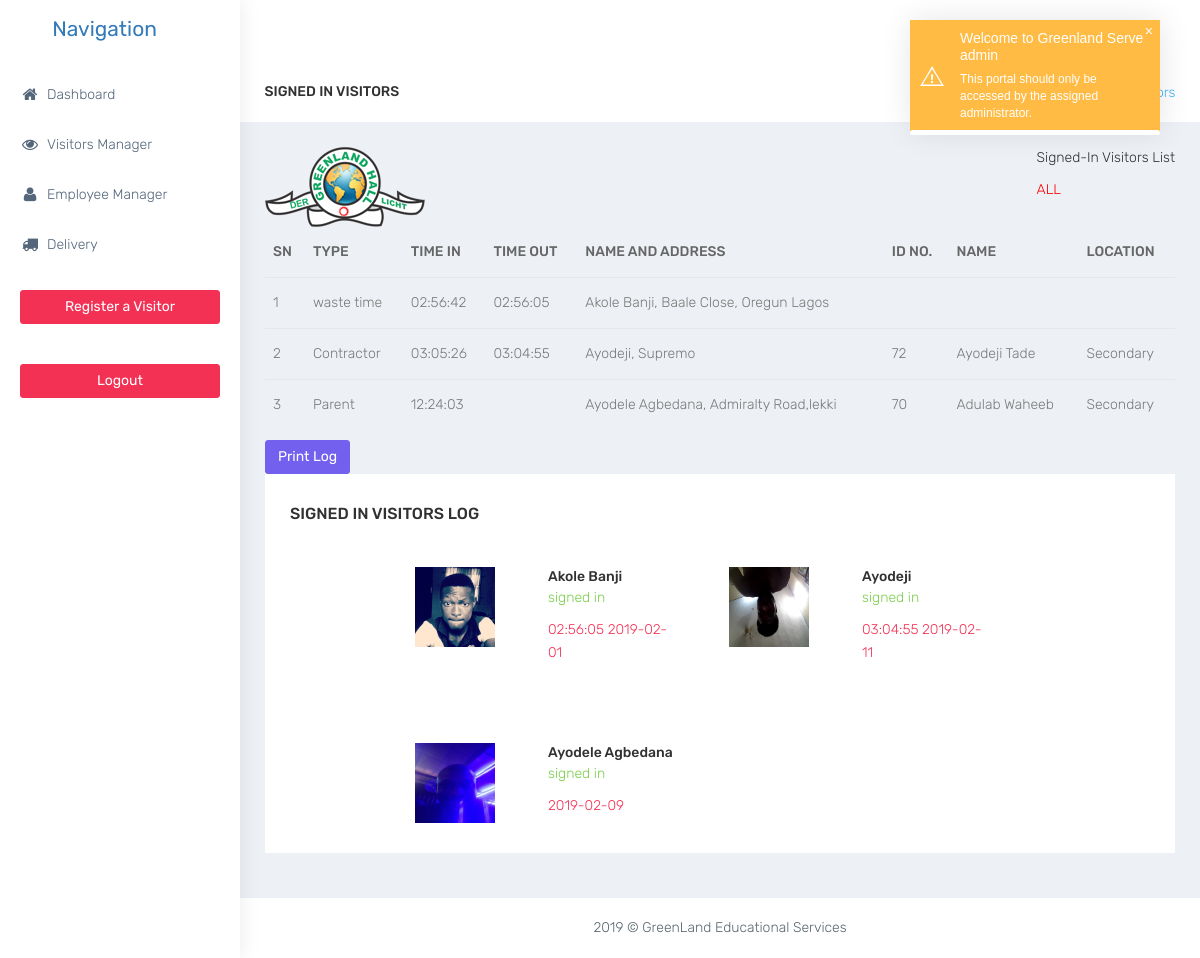
Page /admin/signedin.php (signed in) on the committed database.
### tables this page shows
CREATE TABLE `visitors` (
  `id` int(10) UNSIGNED NOT NULL,
  `name` varchar(225) DEFAULT NULL,
  `email` varchar(225) DEFAULT NULL,
  `company` varchar(225) DEFAULT NULL,
  `phone` varchar(225) DEFAULT NULL,
  `address` varchar(225) DEFAULT NULL,
  `purpose` text,
  `whom` varchar(225) DEFAULT NULL,
  `image` text,
  `status` varchar(225) DEFAULT NULL,
  `last_login` time DEFAULT NULL,
  `last_logout` time DEFAULT NULL,
  `last_login_date` date DEFAULT NULL,
  `last_logout_date` date DEFAULT NULL,
  `type` int(11) NOT NULL,
  `suspend_status` int(11) DEFAULT NULL
);

CREATE TABLE `employee` (
  `id` int(10) UNSIGNED NOT NULL,
  `name` varchar(255) DEFAULT NULL,
  `email` varchar(225) DEFAULT NULL,
  `phone` varchar(225) DEFAULT NULL,
  `address` varchar(225) DEFAULT NULL,
  `school_category` varchar(255) DEFAULT NULL,
  `staff_status` varchar(255) DEFAULT NULL
);

### admin/includes/function.php (called while the page is built, shortened)
<?php
function getEmployeeByName($dbconn,$name){
  $stmt = $dbconn->prepare("SELECT * FROM employee WHERE name=:nm");
  $stmt->bindParam(":nm", $name);
  $stmt->execute();
$row = $stmt->fetch(PDO::FETCH_BOTH);
  return $row;
}
function getSpecificData($dbconn,$table,$where,$value){
    $result = [];
  $stmt = $dbconn->prepare("SELECT * FROM $table WHERE $where = :tb ");
    $stmt->bindParam(":tb", $value);
    $stmt->execute();
    while($row = $stmt->fetch(PDO::FETCH_BOTH)){
      $result[] = $row;
    }
    return $result;
}

### admin/signedin.php (the view, shortened to what this page needs)
<?php
include 'includes/db.php';
include 'includes/function.php';
include ("includes/header.php");
if(isset($_GET['today'])){
 $visitor =   getSpecificDataToday($conn,'visitors','status','signed in');
}else{
   $visitor = getSpecificData($conn,'visitors','status','signed in');
}
$dev = [];
for($var=1;  $var <= count($visitor); $var++  ){
 $dev[$var] = $var;
}
$deb['num'] = $dev;
$newArray = array();
$i=1;
foreach($visitor as $value){
  $newArray[$i] = $value;
  $newArray[$i]['sn'] = $deb["num"][$i];
  $i++;
}
$visitor = $newArray;
?>
        <div id="page-wrapper">
            <div class="container-fluid">
                <div class="row bg-title">
                    <div class="col-lg-3 col-md-4 col-sm-4 col-xs-12">
                        <h4 class="page-title">Signed In Visitors</h4> </div>
                    <div class="col-lg-9 col-sm-8 col-md-8 col-xs-12">
                        <ol class="breadcrumb">
                            <li><a href="#">Dashboard</a></li>
                            <li class="active">Signed In Visitors</li>
                        </ol>
                    </div>
                </div>
                <div class="row">
                     <div class="col-sm-12">
                       <div  id="fedit" style="width:100%; " class="">
                         <div style="float:right" class="">
                           <p>Signed-In Visitors List</p>
                           <p style="color:red;"><?php $this_date = date("d-m-Y"); if(isset($_GET['today'])){ echo $this_date; }else{ echo "ALL"; } ?></p>
                         </div>  <img style="float:left;" src="logo.png" alt="">
                         <div style="width:100%; " class="table-responsive">
                             <table style="width:100%;" class="table">
                                 <thead>
                                     <tr>
                                         <th>SN</th>
                                         <th>TYPE</th>
                                         <th>TIME IN</th>
                                         <th>TIME OUT</th>
                                         <th>NAME AND ADDRESS</th>
                                         <th>ID NO.</th>
                                         <th>NAME</th>
                                         <th>LOCATION</th>
                                     </tr>
                                 </thead>
                                 <tbody>
                                   <?php foreach ($visitor as $key => $value) {
                                   $employ = getEmployeeByName($conn,$value['whom'])
                                    ?>
                                     <tr>
                                         <td><?php echo $value['sn'] ?></td></td>
                                         <td><?php echo $value['purpose'] ?></td>
                                         <td><?php echo $value['last_login'] ?></td>
                                         <td><?php echo $value['last_logout'] ?></td>
                                         <td><?php echo $value['name'] ?>, <?php echo $value['address'] ?></td>
                                         <td><?php echo $employ['id'] ?></td>
                                         <td><?php echo $employ['name'] ?></td>
                                         <td><?php echo $employ['school_category'] ?></td>
                                            </tr>
                                   <?php } ?>
                                 </tbody>
                             </table>
                         </div>
                       </div>
                          <a class="btn btn-primary" onclick="pront()">Print Log</a>
                        <div id="fedit" class="white-box">
                            <h3 class="box-title">Signed In Visitors Log</h3>
                            <div class="table-responsive">
                        <div class="how-section1">
                                                        <?php foreach ($visitor as $key => $value) {
                                       ?>
                        <div class="row col-md-6">
                            <div class="col-md-6 how-img">
                                <img src="../<?php echo $value['image'] ?>" class="rounded-circle img-fluid" alt="" style="width:80px; height:80px;"/>
                            </div>
                            <div class="col-md-6">
                                 <b><?php echo $value['name'] ?></b>
                                 <p class=" text-success"><?php echo $value['status'] ?></p>
                                 <p class=" text-danger"><?php echo $value['last_logout']." ".$value['last_login_date'] ?></p>
                            </div>
                    </div>
                                                         <?php } ?>
                    </div>
                            </div>
                        </div>
                    </div>
                </div>
            </div>
        </div>
<?php
include ("includes/footer.php");
?>

### admin/includes/header.php (shortened to what this page needs)
<!DOCTYPE html>
<html lang="en">
<head>
    <link href="styles/bootstrap/dist/css/bootstrap.min.css" rel="stylesheet">
    <link href="styles/plugins/bower_components/sidebar-nav/dist/sidebar-nav.min.css" rel="stylesheet">
    <link href="styles/plugins/bower_components/toast-master/css/jquery.toast.css" rel="stylesheet">
    <link href="styles/plugins/bower_components/morrisjs/morris.css" rel="stylesheet">
    <link href="styles/plugins/bower_components/chartist-js/dist/chartist.min.css" rel="stylesheet">
    <link href="styles/plugins/bower_components/chartist-plugin-tooltip-master/dist/chartist-plugin-tooltip.css" rel="stylesheet">
    <link href="styles/css/animate.css" rel="stylesheet">
    <link href="styles/css/style.css" rel="stylesheet">
    <link href="styles/css/colors/default.css" id="theme" rel="stylesheet">
</head>
<body class="fix-header">
    <div id="wrapper">
        <div class="navbar-default sidebar" role="navigation">
            <div class="sidebar-nav slimscrollsidebar">
                <div class="sidebar-head">
                    <h3><span class="fa-fw open-close"><i class="ti-close ti-menu"></i></span> <span class="hide-menu"><a href="index.php"> <img src="">Navigation</a> </span></h3>
                </div>
                <ul class="nav" id="side-menu">
                    <li style="padding: 70px 0 0;">
                        <a href="index.php" class="waves-effect"><i class="fa fa-home fa-fw" aria-hidden="true"></i>Dashboard</a>
                    </li>
                    <li>
                        <a href="Visitors-Manager.php" class="waves-effect"><i class="fa fa-eye fa-fw" aria-hidden="true"></i>Visitors Manager</a>
                    </li>
                     <li>
                        <a href="View-Employee.php" class="waves-effect"><i class="fa fa-user fa-fw" aria-hidden="true"></i>Employee Manager</a>
                    </li>
                   <li>
                        <a href="View-Delivery.php" class="waves-effect"><i class="fa fa-truck fa-fw" aria-hidden="true"></i>Delivery</a>
                    </li>
                </ul>
                <div class="center p-20">
                     <a href="Book-Visitor.php" class="btn btn-danger btn-block">Register a Visitor</a>
                 </div>
<?php
if(isset($_SESSION['id'])){
?>
<div class="center p-20">
                     <a href="logout.php" class="btn btn-danger btn-block">Logout</a>
                 </div>
<?php } ?>
            </div>
        </div>

### admin/includes/footer.php (shortened to what this page needs)
 <footer class="footer text-center"> 2019 &copy; GreenLand Educational Services </footer>
        </div>
</body>
</html>

### admin/styles/css/colors/default.css (style rules this page uses)
body { background: #fff; }
.sidebar .sidebar-head { background: #ffffff; }
.sidebar .sidebar-head h3 { color: #686868; }
.bg-title .breadcrumb .active { color: #41b3f9; }
.sidebar { background: #fff; box-shadow: 1px 0px 20px rgba(0, 0, 0, 0.08); }
#side-menu li a { color: #54667a; }
#side-menu li a { color: #54667a; border-left: 0px solid #fff; }
#side-menu > li > a { border-left: 3px solid transperant; }

### admin/includes/header.php (style rules this page uses)
.how-section1 { margin-top:-15%; padding: 10%; }
.how-section1 .row { margin-top: 10%; }
.how-img { text-align: center; }
.how-img img { width: 40%; }

### rows in the picture
visitors: type "1", purpose "waste time", last_login "02:56:42", last_logout "02:56:05", name "Akole Banji", address "Baale Close, Oregun Lagos", image (picture), status "signed in", last_login_date "2019-02-01"
visitors: sn "2", purpose "Contractor", last_login "03:05:26", last_logout "03:04:55", name "Ayodeji", address "Supremo", employee.id "72", employee.name "Ayodeji Tade", employee.school_category "Secondary", image (picture), status "signed in", last_login_date "2019-02-11"
visitors: sn "3", purpose "Parent", last_login "12:24:03", name "Ayodele Agbedana", address "Admiralty Road,lekki", employee.id "70", employee.name "Adulab Waheeb", employee.school_category "Secondary", image (picture), status "signed in", last_login_date "2019-02-09"
